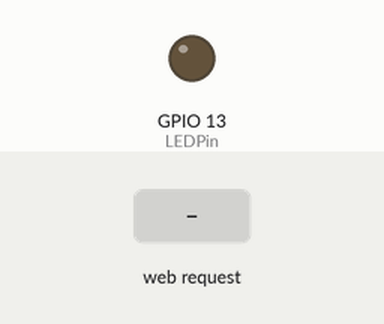
The sketch below on a simulated ESP8266 (NodeMCU). Parts: output pins drawn as LEDs (lit = HIGH). The inputs (shaded band) are chosen by the test bench. WiFi joins after 1.5 s; servers stay silent unless stated; what the sketch prints to the serial monitor is not drawn.

Above: at 3.7 s.
3.8 s: HTTP request GET /LEDOn received
At 4.1 s:
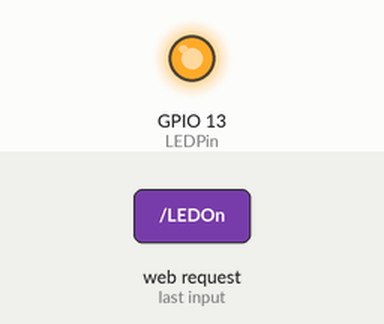
5.3 s: HTTP request GET /LEDOff received
At 6.5 s:
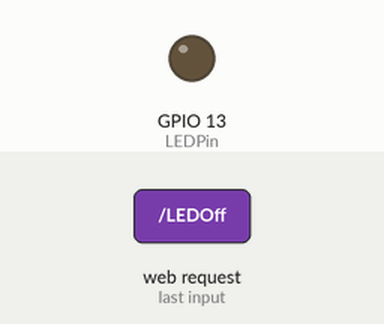
6.8 s: HTTP request GET /on received
At 7.6 s:
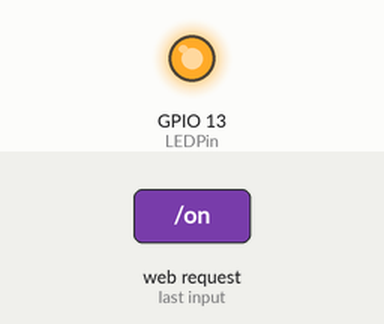
Timing chart, 0 to 9.8 s (numbered marks = the images above; inputs shaded):
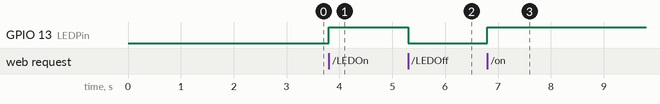

The sketch:

P2-webServer.ino
```cpp
// bibliotecas do WiFi e servidor web
#include <ESP8266WiFi.h>
#include <WiFiClient.h>
#include <ESP8266WebServer.h>

// credenciais da rede sem fio
//const char* ssid = "iot";
//const char* password = "netdascoisas#";
const char* ssid = "Suecia806";
const char* password = "Qazplm27";
bool ledOn = false;

// porta 80 para HTTP
ESP8266WebServer server(80);

// conteudo da pagina web
String page = "";

// pino de saída onde p LED esta ligado
int LEDPin = 13;

void setup(void){
  // conteudo da pagina web HTTP
  page = "<meta name=\"viewport\" content=\"width=device-width, initial-scale=1.0\">\
          <h1>NodeMCU Web Server </h1> \
          <h3>DCC091 - IoT - 2018.1 - Grupo 6</h3> \
          <p>Status: <b id=\"status\">Loading...</b></p> \
          <p><button onclick=\"lightOn()\">ON</button>&nbsp;<button onclick=\"lightOff()\">OFF</button></p>\
          <script> \
                const statusEl = document.getElementById('status'); \
                const lightOn = () => fetch('/on'); \
                const lightOff = () => fetch('/off'); \
                const updateStatus = () => fetch('/status').then(data => data.json()).then(status => {statusEl.innerHTML = status ? 'On' : 'Off'; setTimeout(updateStatus, 500); }); \
                updateStatus(); \
          </script>";
  //informando o pino de saida e deixando-o desligado
  pinMode(LEDPin, OUTPUT);
  digitalWrite(LEDPin, LOW);

  delay(1000);
  Serial.begin(115200);
  WiFi.begin(ssid, password); // conecta ao wifi
  Serial.println("");

  // esperando pela conexao
  while (WiFi.status() != WL_CONNECTED) {
    delay(500);
    Serial.print(".");
  }
  Serial.println("");
  Serial.print("Conectado na rede -> ");
  Serial.println(ssid);
  Serial.print("O IP do servidor web HTTP NodeMCU -> ");
  Serial.println(WiFi.localIP());

  server.on("/", [](){
    server.send(200, "text/html", page);
  });
  server.on("/LEDOn", [](){
    server.send(200, "text/html", page);
    digitalWrite(LEDPin, HIGH);
    ledOn = true;
    //delay(100);
  });
  server.on("/LEDOff", [](){
    server.send(200, "text/html", page);
    digitalWrite(LEDPin, LOW);
    ledOn = false;
    //delay(100);
  });
  server.on("/status", [](){
    server.send(200, "text/json", ledOn ? "true" : "false");
  });
  server.on("/on", [](){
    digitalWrite(LEDPin, HIGH);
    ledOn = true;
    server.send(200, "text/json", ledOn ? "true" : "false");
  });
  server.on("/off", [](){
    digitalWrite(LEDPin, LOW);
    ledOn = false;
    server.send(200, "text/json", ledOn ? "true" : "false");
  });
  server.begin();
  Serial.println("Servidor Web Iniciado!");
  Serial.println("Abra seu navegador e digite o endereco IP:");
}

void loop(void){
  // atende ao cliente http
  server.handleClient();
}
```

Measured:
- after the input at 3.8 s, GPIO 13 (LEDPin): LOW → HIGH at once
- after the input at 5.3 s, GPIO 13 (LEDPin): HIGH → LOW at once
- after the input at 6.8 s, GPIO 13 (LEDPin): LOW → HIGH at once
